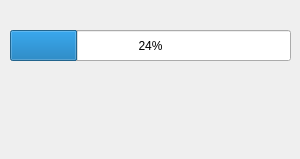
<?xml version="1.0" encoding="UTF-8"?>
<ui version="4.0">
 <class>Form</class>
 <widget class="QWidget" name="Form">
  <property name="geometry">
   <rect>
    <x>0</x>
    <y>0</y>
    <width>300</width>
    <height>159</height>
   </rect>
  </property>
  <property name="minimumSize">
   <size>
    <width>300</width>
    <height>159</height>
   </size>
  </property>
  <property name="maximumSize">
   <size>
    <width>300</width>
    <height>159</height>
   </size>
  </property>
  <property name="windowTitle">
   <string>Form</string>
  </property>
  <widget class="QProgressBar" name="progressBar">
   <property name="geometry">
    <rect>
     <x>10</x>
     <y>30</y>
     <width>281</width>
     <height>31</height>
    </rect>
   </property>
   <property name="value">
    <number>24</number>
   </property>
  </widget>
 </widget>
 <resources/>
 <connections/>
</ui>
